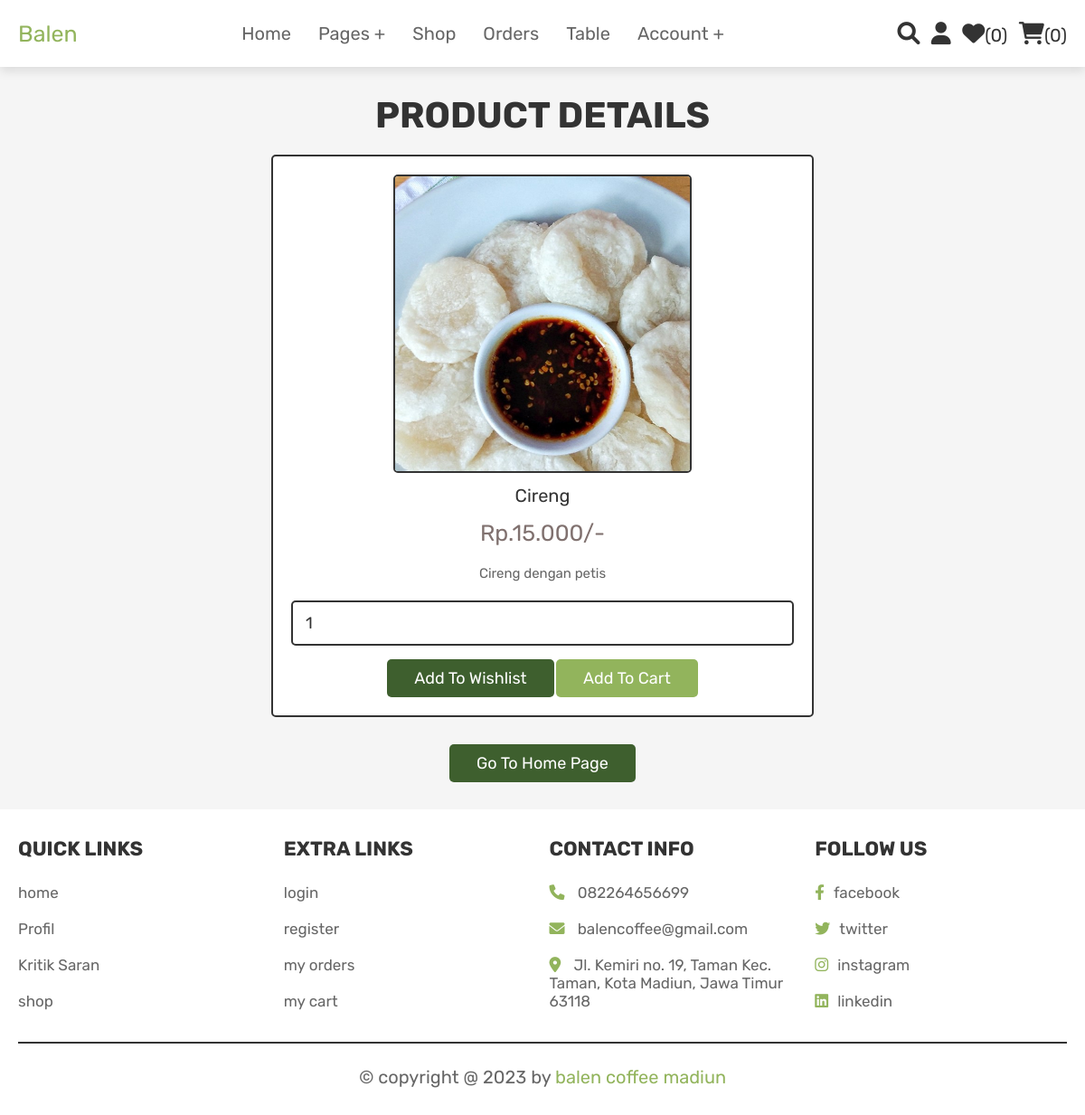
The app's page /view_page.php?pid=22 (signed in) with its own data.
### tables this page shows
CREATE TABLE `products` (
  `id` int(100) NOT NULL,
  `name` varchar(100) NOT NULL,
  `details` varchar(500) NOT NULL,
  `price` decimal(10,3) NOT NULL,
  `image` varchar(100) NOT NULL,
  `status` enum('available','unavailable') NOT NULL DEFAULT 'available'
);

### view_page.php (the view, shortened to what this page needs)
<?php
@include 'config.php';
?>
<!DOCTYPE html>
<html lang="en">
<head>
   <link rel="stylesheet" href="https://cdnjs.cloudflare.com/ajax/libs/font-awesome/6.0.0/css/all.min.css">
   <link rel="stylesheet" href="css/style.css">
</head>
<body>
<?php @include 'header.php'; ?>
<section class="quick-view">
    <h1 class="title">product details</h1>
    <?php
        if(isset($_GET['pid'])){
            $pid = $_GET['pid'];
            $select_products = mysqli_query($conn, "SELECT * FROM `products` WHERE id = '$pid'") or die('query failed');
         if(mysqli_num_rows($select_products) > 0){
            while($fetch_products = mysqli_fetch_assoc($select_products)){
    ?>
    <form action="" method="POST">
         <img src="uploaded_img/<?php echo $fetch_products['image']; ?>" alt="" class="image">
         <div class="name"><?php echo $fetch_products['name']; ?></div>
         <div class="price">Rp.<?php echo $fetch_products['price']; ?>/-</div>
         <div class="details"><?php echo $fetch_products['details']; ?></div>
         <input type="number" name="product_quantity" value="1" min="0" class="qty">
         <input type="submit" value="add to wishlist" name="add_to_wishlist" class="option-btn">
         <input type="submit" value="add to cart" name="add_to_cart" class="btn">
      </form>
    <?php
            }
        }else{
        echo '<p class="empty">no products details available!</p>';
        }
    }
    ?>
    <div class="more-btn">
        <a href="home.php" class="option-btn">go to home page</a>
    </div>
</section>
<?php @include 'footer.php'; ?>
</body>
</html>

### css/style.css (style rules this page uses)
:root { --pink:#92b45c; --red:#80716f; --orange:#3e5f2e; --black:#333; --white:#fff; --light-color:#666; --light-white:#ccc; --light-bg:#f5f5f5; --border:.2rem solid var(--black); --box-shadow:0 .5rem 1rem rgba(0,0,0,.1); }
* { font-family: 'Rubik', sans-serif; margin:0; padding:0; box-sizing: border-box; outline: none; border:none; text-decoration: none; transition:all .2s linear; }
html { font-size: 62.5%; overflow-x: hidden; scroll-behavior: smooth; scroll-padding-top: 6.5rem; }
body { background: var(--light-bg); }
section { padding:3rem 2rem; }
.btn, .delete-btn, .option-btn { display: inline-block; border-radius: .5rem; margin-top: 1rem; font-size: 1.8rem; color:var(--white); cursor: pointer; padding:1rem 3rem; text-transform: capitalize; }
.btn { background-color: var(--pink); }
.option-btn { background-color: var(--orange); }
.more-btn { margin-top: 2rem; text-align: center; }
.title { text-align: center; margin-bottom: 2rem; color:var(--black); text-transform: uppercase; font-size: 4rem; }
.quick-view form { max-width: 60rem; padding:2rem; text-align: center; border:var(--border); box-shadow: var(--border); border-radius: .5rem; background-color: var(--white); margin:0 auto; }
.quick-view form .image { height: 33rem; border:var(--border); border-radius: .5rem; }
.quick-view form .name { margin:1rem 0; font-size: 2rem; color:var(--black); }
.quick-view form .price { color:var(--red); font-size: 2.5rem; padding:.5rem 0; }
.quick-view form .details { padding:1rem 0; font-size: 1.5rem; color:var(--light-color); line-height: 2; }
.quick-view form .qty { width: 100%; padding:1.2rem 1.4rem; font-size: 1.8rem; color:var(--black); border-radius: .5rem; border:var(--border); margin:.5rem 0; }

### records on screen
products: image (picture), name "Cireng", price "15.000", details "Cireng dengan petis"

### other values on screen
$wishlist_num_rows "0"
$cart_num_rows "0"
